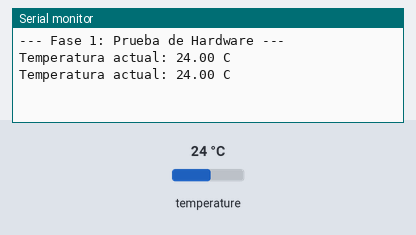
Bench run of a program on a simulated ESP32. Parts: the last lines printed to the serial monitor. The test bench sets the inputs (shaded band); at power-on: temperature 24 °C.

Above: at 4.3 s.
4.4 s: temperature set to 12 °C
At 7.5 s:
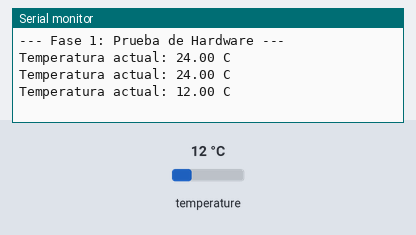
8.1 s: temperature set to 19 °C
At 9.5 s:
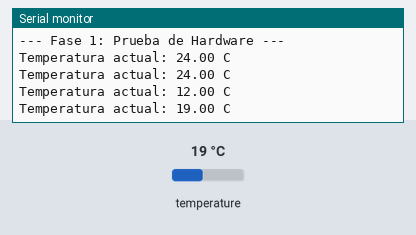
Timing chart, 0 to 11.1 s (numbered marks = the images above; inputs shaded):
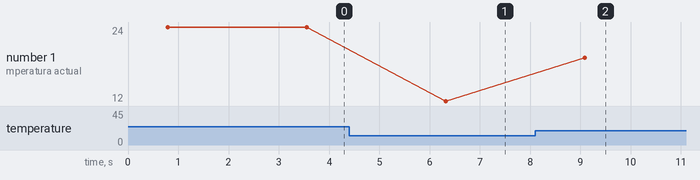

Measured:
- after the input at 4.4 s, the serial monitor: prints a new line after 1.9 s (image 1)
- after the input at 8.1 s, the serial monitor: prints a new line after 0.99 s (image 2)
- plotted number 1: 24 → 12 after the input at 4.4 s, 12 → 19 after the input at 8.1 s

The program:

main.cpp
```cpp
#include <Arduino.h>
#include "sensors.h"

TempSensor sensor; // Creamos una instancia global del sensor

void setup() {
    Serial.begin(115200);
    sensor.init(); // Configuramos el sensor
    Serial.println("--- Fase 1: Prueba de Hardware ---");
}

void loop() {
    float temp = sensor.leerTemperatura();

    if (temp != -127.0) {
        Serial.print("Temperatura actual: ");
        Serial.print(temp);
        Serial.println(" C");
    }

    delay(2000); // Solo para la Fase 1 usamos delay, en la Fase 3 lo quitaremos
}
```

sensors.h
```cpp
#pragma once
#ifndef SENSORS_H
#define SENSORS_H

#include <stdint.h>
#include <Arduino.h>
#include <OneWire.h>
#include <DallasTemperature.h>

constexpr uint8_t SENSOR_PIN = 4;


class TempSensor {
private:
    OneWire* oneWire=nullptr;
    DallasTemperature sensors;
public:
    TempSensor(const TempSensor& other) = delete; // Eliminar el constructor de copia
    TempSensor();
    ~TempSensor();
    TempSensor& operator=(const TempSensor& other) = delete; // Eliminar el operador de asignación

    float leerTemperatura();

    void init();
};

#endif
```

modbus_rtu.cpp
```cpp
//----------------------------------
//FASE 4: INTEGRACIÓN DE MODBUS RTU
//----------------------------------
```

network.cpp
```cpp
//---------------------------------------
//FASE 2: COMUNICACIÓN MEDIANTE MQTT
//FASE 5: SEGURIDAD Y ANALISIS DE DATOS
//---------------------------------------
```

sensors.cpp
```cpp
//---------------------------------------
//FASE 1: ADQUISICIÓN DE DATOS SIN MODBUS
//---------------------------------------

#include "sensors.h"

    TempSensor::TempSensor(): oneWire(new OneWire(SENSOR_PIN)), sensors(oneWire) {
        sensors.begin();
    }
    TempSensor::~TempSensor() {
        delete oneWire;
    }

    float TempSensor::leerTemperatura() {
        sensors.requestTemperatures();
        return sensors.getTempCByIndex(0);
    }

    void TempSensor::init() {
        sensors.begin();
    };
```
